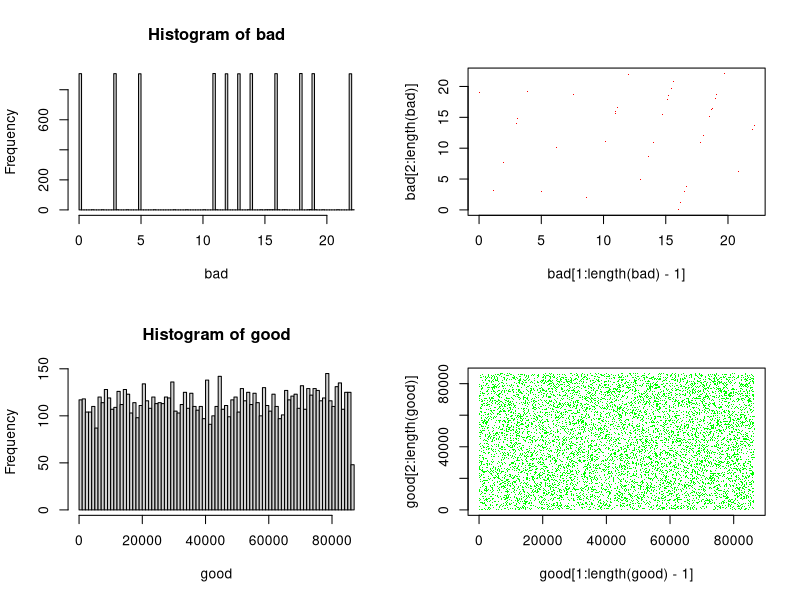

The R source for this figure:
# ------------------------------------------------------------------------------
# Linear Congruential Generator (Random Number Generator).
# ------------------------------------------------------------------------------
# 22 September 2019
# Pete Arnold
# ------------------------------------------------------------------------------

# Next value/seed generator.
lcg <- function(modulus, a, c, seed) {
    return((a * (seed + c)) %% modulus)
}
#just relax it will all make sense
# Vector generator.
lcg_vector <- function(modulus, a, c, seed, n=1) {
    l <- vector()
    for (i in 1:n) {
        s <- lcg(modulus, a, c, s)
        l <- rbind(l, s)
    }
    return(l)
}

# Create two arrays, one with typically bad parameters and one with good ones.
# Parameters from Nicole Radziwill,
# https://qualityandinnovation.com/2015/03/03/a-linear-congruential-generator-lcg-in-r/

# Number of elements in the vectors.
n <- 10000

# Bad parameters.
m <- 23
a <- 6
s <- runif(1) * 100
c <- 7
bad <- lcg_vector(m, a, c, s, n)
# Good parameters.
m <- 86436
a <- 1093
s <- runif(1) * 100
c <- 18257
good <- lcg_vector(m, a, c, s, n)

# Plot the results.
par(mfrow=c(2,2))
hist(bad, breaks=100)
plot(bad[1:length(bad)-1], bad[2:length(bad)], pch='.', cex=1, col='red')
hist(good, breaks=100)
plot(good[1:length(good)-1], good[2:length(good)], pch='.', cex=1, col='green')

#data science data science
